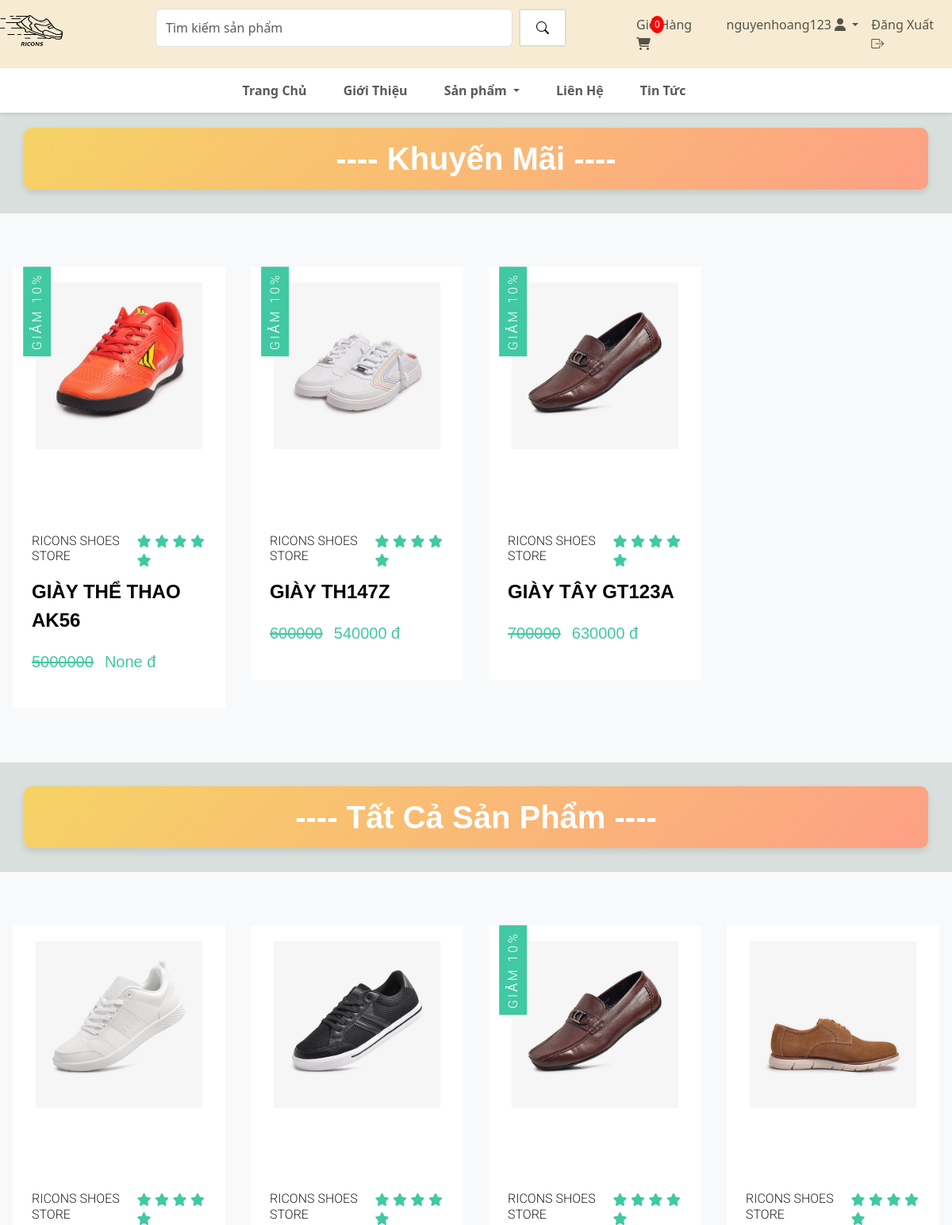
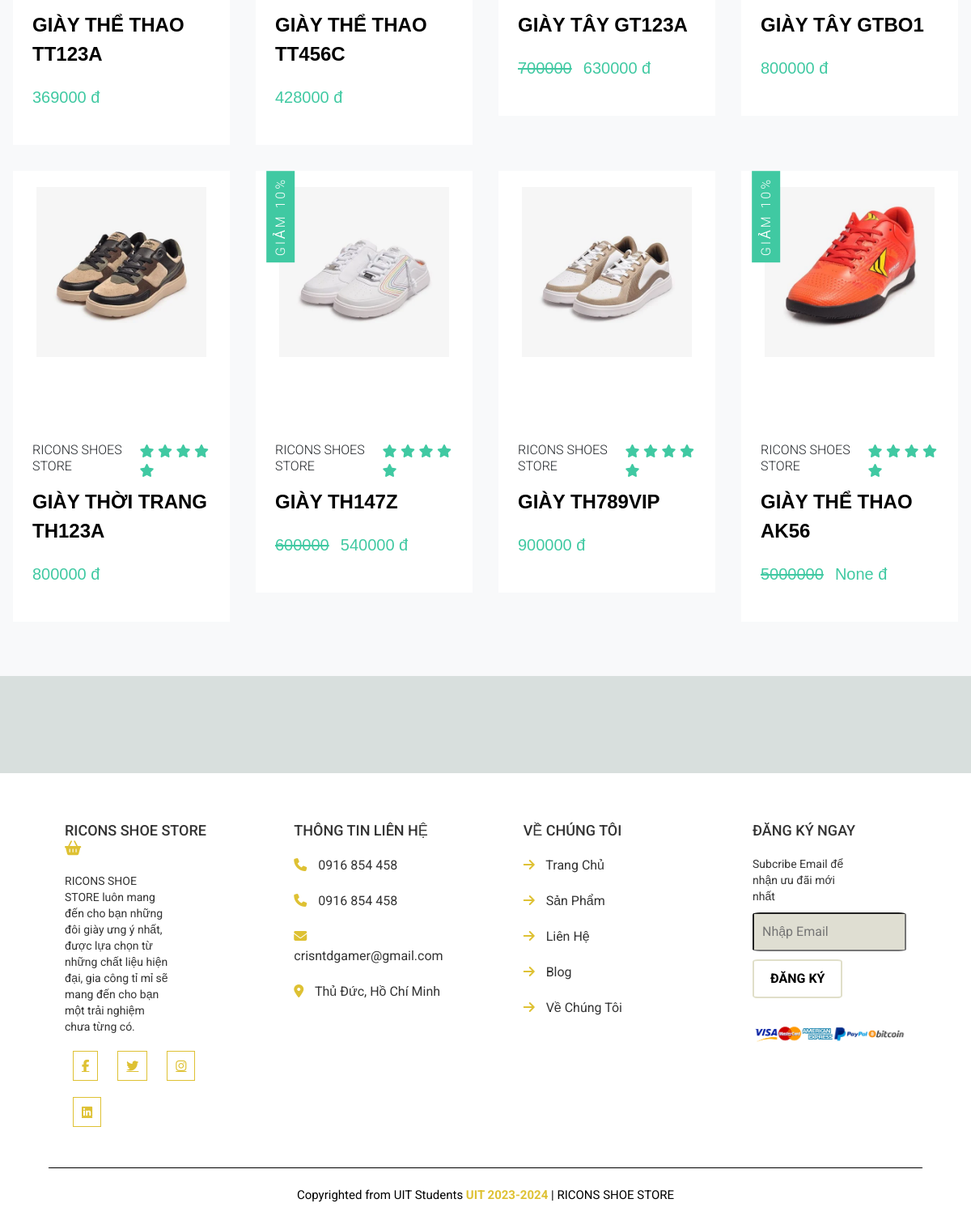
The app's page / (signed in) with its own data (2 pictures, top to bottom).
### app/models.py (models this page shows, shortened)
class SanPham(models.Model):
    the_loai = models.ForeignKey(TheLoai, on_delete=models.CASCADE, default=1)
    ten = models.CharField(max_length=300, null=True, blank=False)
    gia = models.IntegerField(blank=False)
    hinh = models.ImageField(null=True, blank=True)
    khuyen_mai = models.BooleanField(default=False)
    gia_km = models.IntegerField(blank=True, null=True)
    mo_ta = RichTextField(default='', blank=True)
    hinh_phu_1 = models.ImageField(null=True, blank=True)
    hinh_phu_2 = models.ImageField(null=True, blank=True)
    hinh_phu_3 = models.ImageField(null=True, blank=True)
    hinh_phu_4 = models.ImageField(null=True, blank=True)
    @property
    def ImageURL(self):
        try:
            url = self.hinh.url
        except:
            url = ''
        return url

### app/views.py (the view)
# urls.py: path('', views.home, name="home"),
def home(request):
    sanpham_list = SanPham.objects.all()
    theloai_list = TheLoai.objects.all()
    sanpham_km_list = SanPham.objects.filter(khuyen_mai = True).order_by('-id')[:4]
    context = {'theloai_list' : theloai_list,
               'sanpham_list' : sanpham_list,
               'sanpham_km_list' : sanpham_km_list,}
    return render(request, "app/home.html", context)

### app/templates/app/home.html (shortened to what this page needs)
{% extends 'app/base.html' %}
{% block banner%}
<div id="slider" class="carousel slide" data-bs-ride="carousel" data-bs-interval="2000" style="margin-top: 115px;">
    <div class="carousel-indicators">
    </div>
    <div class="carousel-inner">
        <div class="carousel-item">
        </div>
    </div>
    <button class="carousel-control-prev" type="button" data-bs-target="#slider" data-bs-slide="prev">
    </button>
    <button class="carousel-control-next" type="button" data-bs-target="#slider" data-bs-slide="next">
    </button>
</div>
{% endblock banner%}
{% block content %}
<div class="container-pdt">
    <div class="row">
        <div class="col-lg">
            <h1 class="featured"
                style="text-align: center; font-weight: bold; margin-bottom: 30px; margin-left: 30px; margin-right: 30px; ;">
                ---- Khuyến Mãi ----
            </h1>
            <section class="products">
                <div class="product-card-container">
                    <div class="product-items">
                        {% for sanpham in sanpham_km_list %}
                        <div class="product">
                            <div class="product-content">
                                <div class="product-img">
                                    <img src="{{sanpham.ImageURL}}" alt="product image">
                                </div>
                            </div>
                            <div class="product-info">
                                <div class="product-info-top">
                                    <h2 class="sm-title">Ricons Shoes Store</h2>
                                    <div class="rating">
                                        <span><i class="fas fa-star"></i></span>
                                        <span><i class="fas fa-star"></i></span>
                                        <span><i class="fas fa-star"></i></span>
                                        <span><i class="fas fa-star"></i></span>
                                        <span><i class="fas fa-star"></i></span>
                                    </div>
                                </div>
                                <a href="#" class="product-name">{{sanpham.ten}}</a>
                                <div class="product- price-container">
                                    {% if sanpham.khuyen_mai == True %}
                                    <strike class="product-price">{{sanpham.gia}}</strike>
                                    <p class="product-price">{{ sanpham.gia_km}} đ</p>
                                    {% else %}
                                    <p class="product-price">{{sanpham.gia}} đ</p>
                                    {% endif %}
                                </div>
                            </div>
                            {% if sanpham.khuyen_mai == True %}
                            <div class="off-info">
                                <h2 class="sm-title">Giảm 10%</h2>
                            </div>
                            {% endif %}
                        </div>
                        {% endfor %}
                    </div>
                </div>
            </section>
        </div>
    </div>
    <div class="row">
        <div class="col-lg">
            <h1 class="featured"
                style="text-align: center; font-weight: bold; margin-bottom: 30px; margin-left: 30px; margin-right: 30px; ;">
                ---- Tất Cả Sản Phẩm ----
            </h1>
            <section class="products">
                <div class="product-ccontainer">
                    <div class="product-items">
                        {% for sanpham in sanpham_list %}
                        <div class="product">
                            <div class="product-content">
                                <div class="product-img">
                                    <img src="{{sanpham.ImageURL}}" alt="product image">
                                </div>
                            </div>
                            <div class="product-info">
                                <div class="product-info-top">
                                    <h2 class="sm-title">Ricons Shoes Store</h2>
                                    <div class="rating">
                                        <span><i class="fas fa-star"></i></span>
                                        <span><i class="fas fa-star"></i></span>
                                        <span><i class="fas fa-star"></i></span>
                                        <span><i class="fas fa-star"></i></span>
                                        <span><i class="fas fa-star"></i></span>
                                    </div>
                                </div>
                                <a href="#" class="product-name">{{sanpham.ten}}</a>
                                <div class="product- price-container">
                                    {% if sanpham.khuyen_mai == True %}
                                    <strike class="product-price">{{sanpham.gia}}</strike>
                                    <p class="product-price">{{ sanpham.gia_km}} đ</p>
                                    {% else %}
                                    <p class="product-price">{{sanpham.gia}} đ</p>
                                    {% endif %}
                                </div>
                            </div>
                            {% if sanpham.khuyen_mai == True %}
                            <div class="off-info">
                                <h2 class="sm-title">Giảm 10%</h2>
                            </div>
                            {% endif %}
                        </div>
                        {% endfor %}
                    </div>
                </div>
            </section>
        </div>
    </div>
</div>
{% endblock content %}

### app/templates/app/base.html (shortened to what this page needs)
{% load static %}
<!DOCTYPE html>
<html lang="en">
<head>
    <link href="https://cdn.jsdelivr.net/npm/bootstrap@5.3.3/dist/css/bootstrap.min.css" rel="stylesheet">
    <link rel="stylesheet" href="{% static 'app/style.css' %}">
    <link rel="stylesheet" href="https://cdn.jsdelivr.net/npm/bootstrap-icons@1.11.3/font/bootstrap-icons.min.css">
    <link rel="stylesheet" href="https://cdnjs.cloudflare.com/ajax/libs/font-awesome/6.5.2/css/all.min.css">
</head>
<body>
    <div class="container-fluid sticky-top">
        <nav class="navbar navbar-expand-lg justify-content-center" style="background-color: #f7ecd3;">
            <a href="{% url 'home'%}" class="navbar-brand"><img src="{% static 'images/logo.png'%}"
                    style="width: 80px; height: 60px;" alt=""></a>
            <ul class="navbar-nav">
                <li class="nav-item" style="margin-left: 100px; margin-right: 80px;">
                    <form class="d-flex" role="search" action="{% url 'search' %}">
                        <input class="form-control me-2" name="search" type="search" placeholder="Tìm kiếm sản phẩm"
                            aria-label="Search" style="width: 450px; border-radius: 20;">
                        <button class="btn btn-outline-success" type="submit">
                            <i class="bi bi-search"></i>
                        </button>
                    </form>
                </li>
                <li class="nav-item" style="margin-right: 10px;">
                    <a class="nav-link" href="{% url 'cart' %}">
                        Giỏ Hàng
                        <span class="cart-icon">
                            <i class="fa-solid fa-cart-shopping"></i>
                        </span>
                        <span class="cart-count">{{ tong_san_pham_trong_gio_hang }}</span>
                    </a>
                </li>
                {% if user.is_authenticated %}
                <li class="nav-item dropdown">
                    <a class="nav-link dropdown-toggle" href="#" role="button" data-bs-toggle="dropdown"
                        aria-expanded="false">
                        {{request.user}} <i class="fa-solid fa-user"></i>
                    </a>
                </li>
                <li class="nav-item">
                    <a class="nav-link" href="{% url 'logout_user' %}">
                        Đăng Xuất <i class="bi bi-box-arrow-right"></i>
                    </a>
                </li>
                {% else %}
                <li class="nav-item">
                    <a class="nav-link" href="{% url 'login_user' %}">Đăng Nhập <i class="fa-solid fa-key"></i></a>
                </li>
                {% endif %}
            </ul>
        </nav>
        <nav class="navbar navbar-expand-sm justify-content-center"
            style="background-color: white; box-shadow: 0px 2px 4px rgba(0, 0, 0, 0.1);">
            <ul class="navbar-nav">
                <li class="nav-item" style="margin-right: 30px;">
                    <a class="nav-link" href="{% url 'home' %}"><b>Trang Chủ</b></a>
                </li>
                <li class="nav-item" style="margin-right: 30px;">
                    <a class="nav-link" href="{% url 'about' %}"><b>Giới Thiệu</b></a>
                </li>
                <li class="nav-item dropdown" style="margin-right: 30px;">
                    <a class="nav-link dropdown-toggle" href="#" role="button" data-bs-toggle="dropdown"
                        aria-expanded="false">
                        <b>Sản phẩm</b>
                    </a>
                </li>
                <li class="nav-item" style="margin-right: 30px;">
                    <a class="nav-link" href="#"><b>Liên Hệ</b></a>
                </li>
                <li class="nav-item" style="margin-right: 30px;">
                    <a class="nav-link" href="#"><b>Tin Tức</b></a>
                </li>
            </ul>
        </nav>
    </div>
    {% block banner %} {% endblock banner %}
    {% block content %} {% endblock content %}
    <section class="footer">
        <div class="container-footer">
            <div class="box">
                <h3>RICONS SHOE STORE <i class="fas fa-shopping-basket"></i></h3>
                <p>RICONS SHOE STORE luôn mang đến cho bạn những đôi giày ưng ý nhất, được lựa chọn từ những chất liệu
                    hiện đại, gia công tỉ mỉ sẽ mang đến cho bạn một trải nghiệm chưa từng có. </p>
                <div class="share">
                    <a href="#" class="fab fa-facebook-f"></a>
                    <a href="#" class="fab fa-twitter"></a>
                    <a href="#" class="fab fa-instagram"></a>
                    <a href="#" class="fab fa-linkedin"></a>
                </div>
            </div>
            <div class="box">
                <h3>THÔNG TIN LIÊN HỆ </h3>
                <a href="#" class="link"> <i class="fas fa-phone"></i> 0916 854 458 </a>
                <a href="#" class="link"> <i class="fas fa-phone"></i> 0916 854 458 </a>
                <a href="#" class="link"> <i class="fas fa-envelope"></i> crisntdgamer@gmail.com </a>
                <a href="#" class="link"> <i class="fas fa-map-marker-alt"></i> Thủ Đức, Hồ Chí Minh </a>
            </div>
            <div class="box">
                <h3> VỀ CHÚNG TÔI </h3>
                <a href="#" class="link"> <i class="fas fa-arrow-right"></i> Trang Chủ </a>
                <a href="#" class="link"> <i class="fas fa-arrow-right"></i> Sản Phẩm </a>
                <a href="#" class="link"> <i class="fas fa-arrow-right"></i> Liên Hệ </a>
                <a href="#" class="link"> <i class="fas fa-arrow-right"></i> Blog </a>
                <a href="#" class="link"> <i class="fas fa-arrow-right"></i> Về Chúng Tôi </a>
            </div>
            <div class="box">
                <h3> ĐĂNG KÝ NGAY </h3>
                <p>Subcribe Email để nhận ưu đãi mới nhất </p>
                <input type="text" placeholder="Nhập Email" class="email">
                <input type="submit" value="ĐĂNG KÝ" class="btn">
                <img src="{% static 'images/bank.png' %}" class="payment-img" alt="">
            </div>
            <div class="credit"> Copyrighted from UIT Students <span> UIT 2023-2024 </span> | RICONS SHOE STORE </div>
        </div>
    </section>
</body>
</html>

### records on screen
SanPham: ImageURL (picture), ten "GIÀY THỂ THAO AK56", gia "5000000", gia_km "None", khuyen_mai "GIẢM 10%"
SanPham: ImageURL (picture), ten "GIÀY TH147Z", gia "600000", gia_km "540000", khuyen_mai "GIẢM 10%"
SanPham: ImageURL (picture), ten "GIÀY TÂY GT123A", gia "700000", gia_km "630000", khuyen_mai "GIẢM 10%"
SanPham: ImageURL (picture), ten "GIÀY THỂ THAO TT123A", gia "369000"
SanPham: ImageURL (picture), ten "GIÀY THỂ THAO TT456C", gia "428000"
SanPham: ImageURL (picture), ten "GIÀY TÂY GTBO1", gia "800000"
SanPham: ImageURL (picture), ten "GIÀY THỜI TRANG TH123A", gia "800000"
SanPham: ImageURL (picture), ten "GIÀY TH789VIP", gia "900000"

### other values on screen
{{ tong_san_pham_trong_gio_hang }} "0"
{{ request.user }} "nguyenhoang123"
